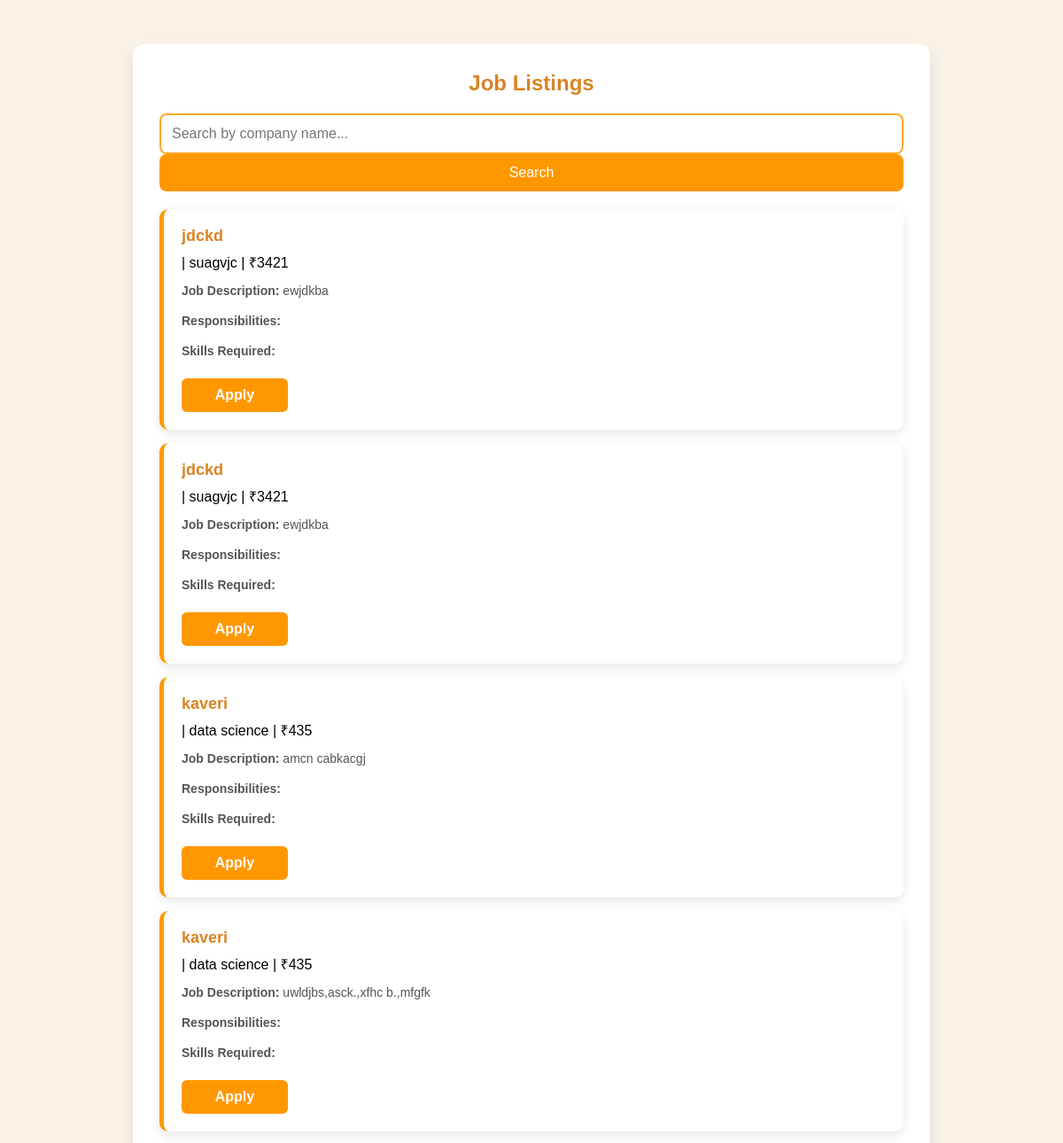
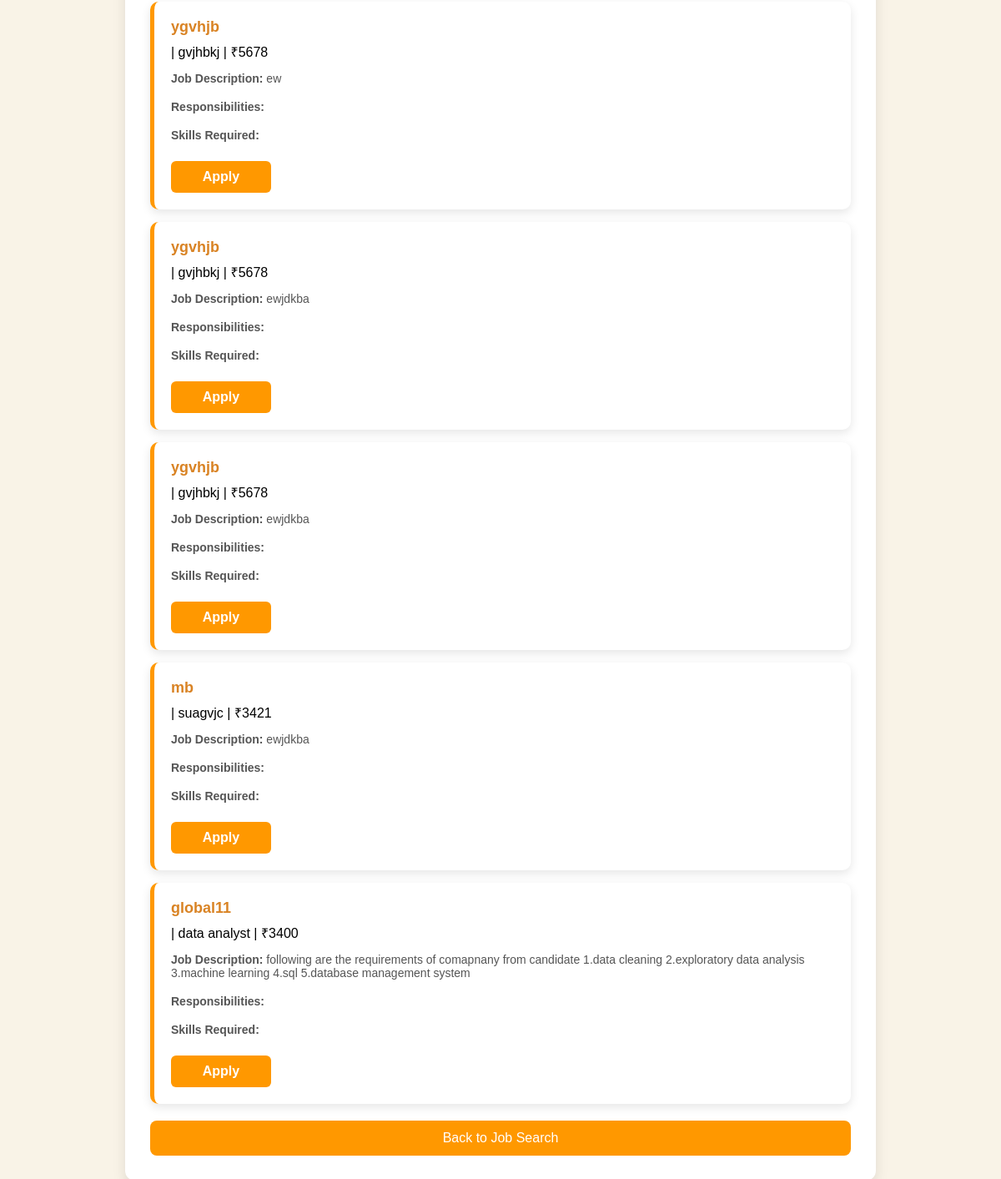
/jobpage/, run on the app's committed database (2 pictures, top to bottom).
### pd1/models.py (models this page shows)
class Jobs(models.Model):
    company_name=models.CharField(max_length=500)
    job_role=models.CharField(max_length=200)
    salary=models.IntegerField()
    description=models.CharField(max_length=10000)

### pd1/views.py (the view)
# urls.py: path('jobpage/',views.jobpage ,name='jobpage' ),
def jobpage(request):
    query=request.GET.get('search','')
    if query:
        all_jobs=Jobs.objects.filter(job_role__icontains=query)
    else:
        all_jobs = Jobs.objects.all()
    if request.method=='POST':
        company_name=request.POST.get('company_name')
        request.session['company_name'] = company_name
        return redirect('jobseeker')
    return render(request, 'job_page.html', {'jobs': all_jobs ,'query':query})

### templates/job_page.html (shortened to what this page needs)
<!DOCTYPE html>
<html lang="en">
<head>
</head>
<body>
    <div class="container">
        <h2>Job Listings</h2>
        <form method="GET">
            <input type="text" name="search" placeholder="Search by company name..." value="{{ query }}">
            <button type="submit">Search</button>
        </form>
        <div class="job-list">
            {% for job in jobs %}
                <div class="job-card">
                    <strong>{{ job.company_name }}</strong> | {{ job.job_role }} | ₹{{ job.salary }}<br>
                    <p><b>Job Description:</b> {{ job.description }}</p>
                    <p><b>Responsibilities:</b> {{ job.responsibilities }}</p>
                    <p><b>Skills Required:</b> {{ job.skills }}</p>
                    <form method="post">
                        <a href="{% url 'jobseeker' %}" class="apply-btn">Apply</a>
                    </form>
                </div>
            {% endfor %}
        </div>
        <a href="{% url 'jobpage' %}">
            <button>Back to Job Search</button>
        </a>
    </div>
</body>
</html>

### templates/job_page.html (style rules this page uses)
* { margin: 0; padding: 0; box-sizing: border-box; font-family: 'Poppins', sans-serif; }
body { background: #f9f3e7; display: flex; flex-direction: column; align-items: center; padding: 50px 10px; }
.container { background: white; padding: 30px; border-radius: 12px; box-shadow: 0 8px 16px rgba(0, 0, 0, 0.1); width: 80%; max-width: 900px; display: flex; flex-direction: column; gap: 20px; text-align: center; }
h2 { color: #d98324; font-size: 24px; font-weight: bold; }
input { padding: 12px; width: 100%; border: 2px solid #ffa726; border-radius: 8px; font-size: 16px; }
button { background: #ff9800; color: white; border: none; padding: 12px; font-size: 16px; border-radius: 8px; cursor: pointer; transition: 0.3s; width: 100%; }
.job-list { display: flex; flex-direction: column; gap: 15px; }
.job-card { background: white; padding: 20px; border-radius: 10px; box-shadow: 0 4px 12px rgba(0,0,0,0.1); text-align: left; transition: 0.3s ease-in-out; border-left: 5px solid #ff9800; display: flex; flex-direction: column; gap: 8px; }
.job-card strong { font-size: 18px; color: #d98324; }
.job-card p { font-size: 14px; color: #555; margin: 5px 0; }
.apply-btn { background: #ff9800; color: white; text-align: center; padding: 10px; border-radius: 6px; margin-top: 10px; font-weight: bold; display: inline-block; text-decoration: none; width: 120px; text-align: center; }
a { text-decoration: none; }

### data on the page
Jobs: company_name "jdckd", job_role "suagvjc", salary "3421", description "ewjdkba"
Jobs: company_name "jdckd", job_role "suagvjc", salary "3421", description "ewjdkba"
Jobs: company_name "kaveri", job_role "data science", salary "435", description "amcn cabkacgj"
Jobs: company_name "kaveri", job_role "data science", salary "435", description "uwldjbs,asck.,xfhc b.,mfgfk"
Jobs: company_name "ygvhjb", job_role "gvjhbkj", salary "5678", description "ew"
Jobs: company_name "ygvhjb", job_role "gvjhbkj", salary "5678", description "ewjdkba"
Jobs: company_name "ygvhjb", job_role "gvjhbkj", salary "5678", description "ewjdkba"
Jobs: company_name "mb", job_role "suagvjc", salary "3421", description "ewjdkba"
Jobs: company_name "global11", job_role "data analyst", salary "3400", description "following are the requirements of comapnany from candidate 1.data cleaning 2.exploratory data analysis 3.machine learning 4.sql 5.database management system"
